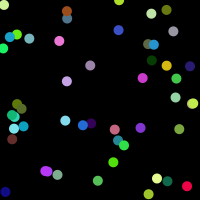
Frame 1 (no input)
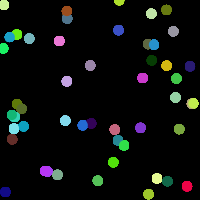
Frame 60 (the mouse pressed at the canvas centre just before this capture)
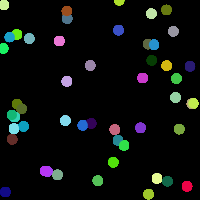
Frame 120 (the mouse held since frame 60 and released just before this capture)

The Processing sketch that drew these frames (run headless with seeded random() and noise(); from frame 60 on, the mouse is pressed at the canvas centre):

// Processing sketch: sketch_200622_manyball
// ── sketch_200622_manyball.pde
//20200622 the 4th p.8

int numBall=50;
Ball[] maru=new Ball[numBall]; //Object
int[][] iro = new int[numBall][3];

void setup() {
  size(200, 200); //window
  background(0, 0, 0); //black
  noStroke(); //lineless
  for(int i=0;i<numBall;i++){
    for(int j=0;j<3;j++){
      iro[i][j]=(int)(random(1)*255);
    }
    maru[i]=new Ball(100*random(-1,1)+100,100*random(-1,1)+100,10,iro[i]);
  }
}

void draw(){
  for(int i=0;i<numBall;i++){
    maru[i].display();
  }
}

// ── Ball.pde
class Ball{
  float px, py; //position
  float vx, vy; //velocity
  float dia; //diameter
  int[] col = {};

  Ball(float x, float y, float d) {
    px = x; py = y; dia = d;
  }

  Ball(float x, float y, float d, int[] c) {
    px = x; py = y; dia = d;
    col = c;
  }

  void display() {
    fill(col[0], col[1], col[2]);
    ellipse(px, py, dia, dia);
  }

  void display(int[] col) {
    fill(col[0], col[1], col[2]);
    ellipse(px, py, dia, dia);
  }
}
